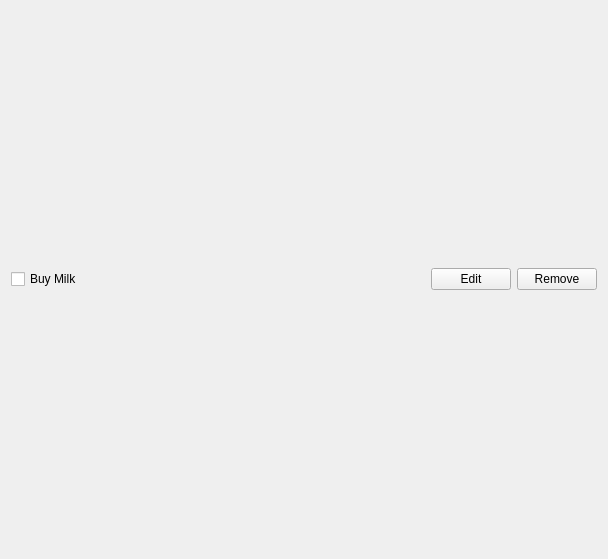
<?xml version="1.0" encoding="UTF-8"?>
<ui version="4.0">
 <class>Task</class>
 <widget class="QWidget" name="Task">
  <property name="geometry">
   <rect>
    <x>0</x>
    <y>0</y>
    <width>608</width>
    <height>559</height>
   </rect>
  </property>
  <property name="windowTitle">
   <string>Form</string>
  </property>
  <layout class="QHBoxLayout" name="horizontalLayout">
   <item>
    <widget class="QCheckBox" name="checkbox">
     <property name="text">
      <string>Buy Milk</string>
     </property>
    </widget>
   </item>
   <item>
    <spacer name="horizontalSpacer">
     <property name="orientation">
      <enum>Qt::Horizontal</enum>
     </property>
     <property name="sizeHint" stdset="0">
      <size>
       <width>40</width>
       <height>20</height>
      </size>
     </property>
    </spacer>
   </item>
   <item>
    <widget class="QPushButton" name="editButton">
     <property name="text">
      <string>Edit</string>
     </property>
    </widget>
   </item>
   <item>
    <widget class="QPushButton" name="removeButton">
     <property name="text">
      <string>Remove</string>
     </property>
    </widget>
   </item>
  </layout>
 </widget>
 <resources/>
 <connections/>
</ui>
